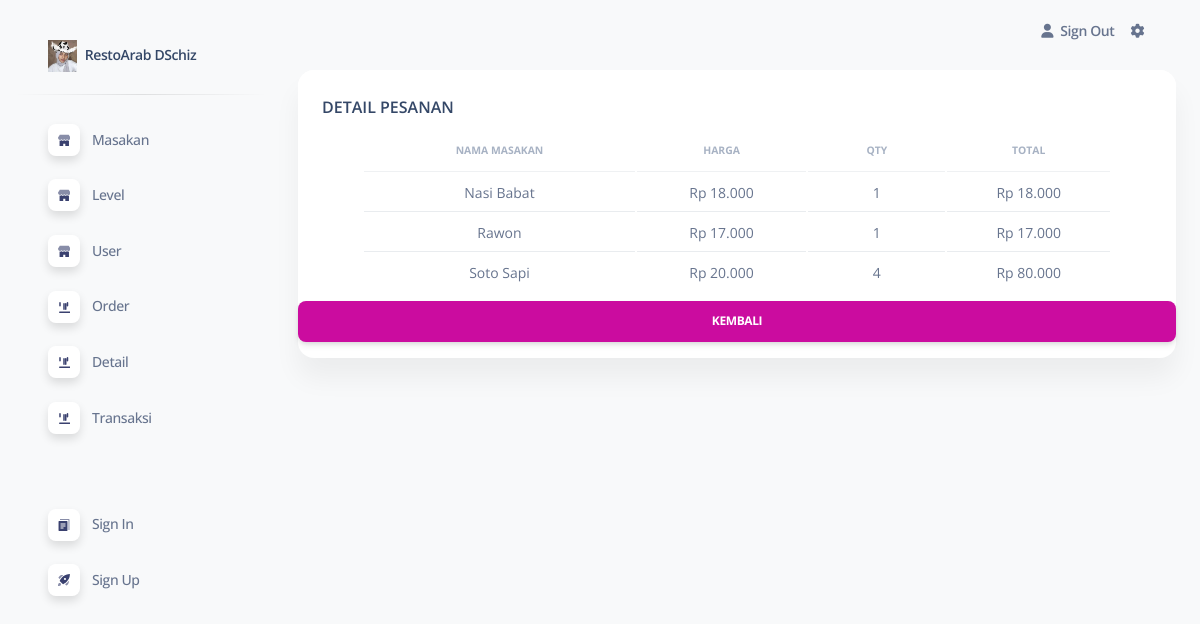
The page /pages/index.php?page=detail_order&id_order=19 (signed in) on the database its author committed.
### tables this page shows
CREATE TABLE `detail_order` (
  `id_detail_order` int(11) NOT NULL,
  `id_order` int(11) NOT NULL,
  `id_masakan` int(11) NOT NULL,
  `qty` int(11) NOT NULL,
  `total` int(11) NOT NULL,
  `keterangan` text DEFAULT NULL
);

CREATE TABLE `masakan` (
  `id_masakan` int(11) NOT NULL,
  `nama_masakan` varchar(255) NOT NULL,
  `harga` int(11) NOT NULL,
  `status_masakan` varchar(50) NOT NULL
);

### pages/detail/detail.php (the view, shortened to what this page needs)
<head>
</head>
<div class="container-fluid container-sm py-2">
  <div class="row">
    <div class="col-12 mx-auto">
      <div class="card card-sm">
        <div class="card-header pb-0">
          <h6>DETAIL PESANAN</h6>
        </div>
        <?php
        include "../conf/conn.php";
        if (isset($_GET['id_order'])) {
          $id_order = $_GET['id_order'];
          $query = mysqli_query($koneksi, "SELECT user.nama_user, detail_order.qty, masakan.nama_masakan, masakan.harga, detail_order.id_order
              FROM detail_order
              INNER JOIN masakan ON detail_order.id_masakan = masakan.id_masakan
              INNER JOIN `order` ON detail_order.id_order = `order`.id_order
              INNER JOIN user ON `order`.id_user = user.id_user
              WHERE detail_order.id_order = '$id_order'")
            or die(mysqli_error($koneksi));
          $order_items = array();
          if ($row = mysqli_fetch_array($query)) {
            do {
              $order_items[] = array(
                'nama_masakan' => $row['nama_masakan'],
                'harga' => $row['harga'],
                'qty' => $row['qty'],
                'total' => $row['harga'] * $row['qty']
              );
            } while ($row = mysqli_fetch_array($query));
          }
        ?>
          <div class="card-body px-6 pt-0 pb-2">
            <div class="table-responsive p-0">
              <table class="table align-items-center mb-0 custom-table" id="level">
                <thead>
                  <tr>
                    <th class='text-center text-uppercase text-secondary text-xxs font-weight-bolder opacity-7'>Nama Masakan</th>
                    <th class='text-center text-uppercase text-secondary text-xxs font-weight-bolder opacity-7'>Harga</th>
                    <th class='text-center text-uppercase text-secondary text-xxs font-weight-bolder opacity-7'>Qty</th>
                    <th class='text-center text-uppercase text-secondary text-xxs font-weight-bolder opacity-7'>Total</th>
                  </tr>
                </thead>
                <tbody>
                  <?php
                  foreach ($order_items as $item) {
                  ?>
                    <tr>
                      <td class='align-middle text-center text-sm'><?= $item['nama_masakan'] ?></td>
                      <td class='align-middle text-center text-sm'>Rp <?= number_format($item['harga'], 0, ',', '.') ?></td>
                      <td class='align-middle text-center text-sm'><?= $item['qty'] ?></td>
                      <td class='align-middle text-center text-sm'>Rp <?= number_format($item['total'], 0, ',', '.') ?></td>
                    </tr>
                  <?php
                  }
                  ?>
                </tbody>
              </table>
            </div>
          </div>
        <?php
        } else {
          echo "Invalid request.";
        }
        ?>
        <a href="index.php?page=data_detail" class="btn btn-primary">Kembali</a>
      </div>
    </div>
  </div>
</div>

### rows shown on the page
detail_order: id_masakan.nama_masakan "Nasi Babat", id_masakan.harga "18.000", qty "1"
detail_order: id_masakan.nama_masakan "Rawon", id_masakan.harga "17.000", qty "1"
detail_order: id_masakan.nama_masakan "Soto Sapi", id_masakan.harga "20.000", qty "4", total "80.000"
